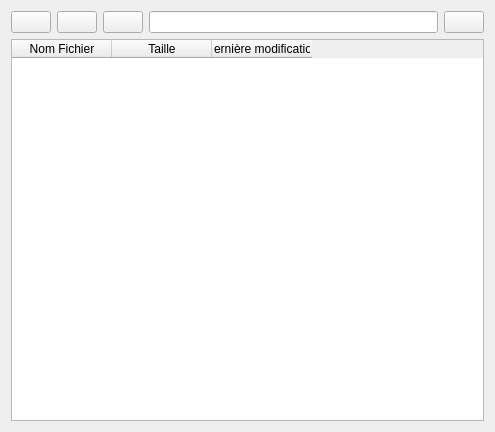
<?xml version="1.0" encoding="UTF-8"?>
<ui version="4.0">
 <class>Form</class>
 <widget class="QWidget" name="Form">
  <property name="geometry">
   <rect>
    <x>0</x>
    <y>0</y>
    <width>495</width>
    <height>432</height>
   </rect>
  </property>
  <property name="windowTitle">
   <string>Form</string>
  </property>
  <layout class="QVBoxLayout" name="verticalLayout">
   <item>
    <layout class="QHBoxLayout" name="horizontalLayout">
     <item>
      <widget class="QPushButton" name="prev_button">
       <property name="text">
        <string/>
       </property>
       <property name="icon">
        <iconset resource="images.qrc">
         <normaloff>:/button/res/previous.png</normaloff>:/button/res/previous.png</iconset>
       </property>
      </widget>
     </item>
     <item>
      <widget class="QPushButton" name="next_button">
       <property name="text">
        <string/>
       </property>
       <property name="icon">
        <iconset resource="images.qrc">
         <normaloff>:/button/res/next.png</normaloff>:/button/res/next.png</iconset>
       </property>
      </widget>
     </item>
     <item>
      <widget class="QPushButton" name="up_button">
       <property name="text">
        <string/>
       </property>
       <property name="icon">
        <iconset resource="images.qrc">
         <normaloff>:/button/res/up.png</normaloff>:/button/res/up.png</iconset>
       </property>
      </widget>
     </item>
     <item>
      <widget class="QLineEdit" name="address_bar"/>
     </item>
     <item>
      <widget class="QPushButton" name="go_button">
       <property name="text">
        <string/>
       </property>
       <property name="icon">
        <iconset resource="images.qrc">
         <normaloff>:/button/res/go.png</normaloff>:/button/res/go.png</iconset>
       </property>
      </widget>
     </item>
    </layout>
   </item>
   <item>
    <widget class="QTableWidget" name="list_table">
     <property name="sizePolicy">
      <sizepolicy hsizetype="Expanding" vsizetype="Expanding">
       <horstretch>0</horstretch>
       <verstretch>0</verstretch>
      </sizepolicy>
     </property>
     <property name="editTriggers">
      <set>QAbstractItemView::NoEditTriggers</set>
     </property>
     <property name="selectionBehavior">
      <enum>QAbstractItemView::SelectRows</enum>
     </property>
     <property name="showGrid">
      <bool>false</bool>
     </property>
     <attribute name="verticalHeaderVisible">
      <bool>false</bool>
     </attribute>
     <column>
      <property name="text">
       <string>Nom Fichier</string>
      </property>
     </column>
     <column>
      <property name="text">
       <string>Taille</string>
      </property>
     </column>
     <column>
      <property name="text">
       <string>Dernière modification</string>
      </property>
     </column>
    </widget>
   </item>
  </layout>
 </widget>
 <resources>
  <include location="images.qrc"/>
 </resources>
 <connections>
  <connection>
   <sender>list_table</sender>
   <signal>cellActivated(int,int)</signal>
   <receiver>Form</receiver>
   <slot>activated(int,int)</slot>
   <hints>
    <hint type="sourcelabel">
     <x>199</x>
     <y>149</y>
    </hint>
    <hint type="destinationlabel">
     <x>199</x>
     <y>149</y>
    </hint>
   </hints>
  </connection>
  <connection>
   <sender>up_button</sender>
   <signal>clicked()</signal>
   <receiver>Form</receiver>
   <slot>_cd_parent_dir()</slot>
   <hints>
    <hint type="sourcelabel">
     <x>96</x>
     <y>22</y>
    </hint>
    <hint type="destinationlabel">
     <x>247</x>
     <y>215</y>
    </hint>
   </hints>
  </connection>
  <connection>
   <sender>next_button</sender>
   <signal>clicked()</signal>
   <receiver>Form</receiver>
   <slot>_next()</slot>
   <hints>
    <hint type="sourcelabel">
     <x>60</x>
     <y>22</y>
    </hint>
    <hint type="destinationlabel">
     <x>247</x>
     <y>215</y>
    </hint>
   </hints>
  </connection>
  <connection>
   <sender>prev_button</sender>
   <signal>clicked()</signal>
   <receiver>Form</receiver>
   <slot>_prev()</slot>
   <hints>
    <hint type="sourcelabel">
     <x>24</x>
     <y>22</y>
    </hint>
    <hint type="destinationlabel">
     <x>247</x>
     <y>215</y>
    </hint>
   </hints>
  </connection>
 </connections>
 <slots>
  <slot>activated(int,int)</slot>
  <slot>_cd_parent_dir()</slot>
  <slot>_prev()</slot>
  <slot>_next()</slot>
 </slots>
</ui>
